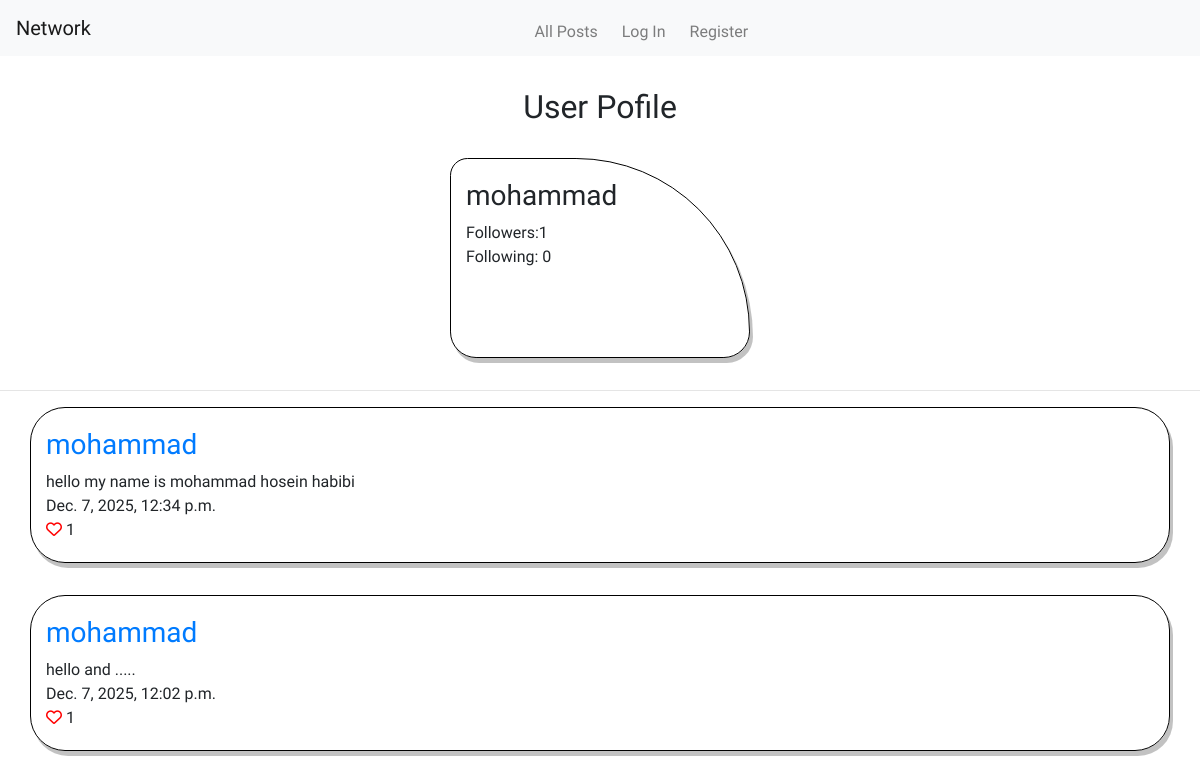
Page /user/1 on the committed database.
### network/models.py (models this page shows, shortened)
class User(AbstractUser):
    pass

class Post(models.Model):
    user = models.ForeignKey("User", on_delete=models.CASCADE, related_name="posts")
    message = models.TextField(max_length=POST_MAX_LENGTH, blank=False)
    likes = models.ManyToManyField("User", blank=True, related_name="likes")
    created_on = models.DateTimeField(auto_now_add=True)
    modified_on = models.DateField(auto_now=True)
    @property
    def like_count(self):
        return self.likes.count()

### network/views.py (the view)
# urls.py: path("user/<str:user_id>", views.get_user, name="get_user"),
def get_user(request, user_id):
    user_profile = User.objects.get(id=user_id)
    followed_user, _ = Following.objects.get_or_create(user=user_profile)
    is_following = request.user in followed_user.followers.all()
    numbers_of_followers = followed_user.followers.count()
    number_of_users_followed = user_profile.following.count()
    post_objects = Post.objects.filter(user=user_profile).order_by("-created_on")
    paginator = Paginator(post_objects, 10)
    page_number = request.GET.get("page", 1)
    posts = paginator.get_page(page_number)
    return render(
        request,
        "network/profile.html",
        {
            "user": user_profile,
            "following": is_following,
            "number_of_followers": numbers_of_followers,
            "number_of_users_followed": number_of_users_followed,
            "posts": posts,
            "num_page_range": range(posts.paginator.num_pages),
            "current_page": page_number,
            "post_max_length": POST_MAX_LENGTH,
        },
    )

### network/templates/network/profile.html (shortened to what this page needs)
{% extends "network/posts_layout.html" %}
{% load static %}
{% block details %}
    <h2 class="title">User Pofile</h2>
    <div class="container" style="width: 300px;height: 200px;border-radius: 20px 200px 30px 30px;">
        <div class="row post-row">
            <h3>{{ user.username }}</h3>
        </div>
        <div class="row post-row">
            Followers: <span id="number_of_followers">{{ number_of_followers }}</span>
        </div>
        <div class="row post-row">
            Following: {{ number_of_users_followed }}
        </div>
    </div>
    <div>
        <hr>
    </div>
{% endblock %}

### network/templates/network/posts_layout.html (shortened to what this page needs)
{% extends "network/layout.html" %}
{% block body %}
{% block details %}
{% endblock details %}
    {% if posts %}
    {% for post in posts %}
        <div class="container" data-post_container_id="{{ post.id }}">
            <div class="row post-row">
                <h3><a href="{% url 'get_user' post.user.id %}">{{ post.user.username }}</a></h3>
            </div>
            <div class="row post-row">
                <div data-message="{{ post.id }}">{{ post.message }}</div>
            </div>
            <div class="row post-row">
                <div>{{ post.created_on }}
                </div>
            </div>
            <div class="row post-row">
                <div style="display: inline;">
                    {% if request.user.is_authenticated %}
                        {% if request.user in post.likes.all %}
                            <i data-id="{{ post.id }}" class="fas fa-heart" style="color: red;"></i>
                        {% else %}
                            <i data-id="{{ post.id }}" class="far fa-heart" style="color: red;"></i>
                        {% endif %}
                    {% else %}
                        <a href="{% url 'login' %}"><i class="far fa-heart" style="color: red;"></i></a>
                    {% endif %}
                    <div class="like-count" data-id="{{ post.id }}" style="display: inline;">{{ post.like_count }}</div>
                </div>
            </div>
        </div>
    {% endfor %}
    {% endif %}
{% endblock body %}

### network/static/network/styles.css (style rules this page uses)
* { font-family: "Bitcount Prop Single", system-ui; }
body { text-align: center; margin-right: auto; margin-left: auto; }
.title { text-align: center; margin-top: 2rem; margin-bottom: 2rem; }
.post-row { padding-left: 10px; padding-right: 10px; }
.container { box-shadow: 3px 5px #0000003d; border-radius: 35px; border: 1px solid #000; padding: 20px; transition: 0.5s ease; margin-bottom: 2rem; }

### rows in the picture
User: username "mohammad"
Post: user.username "mohammad", message "hello my name is mohammad hosein habibi", created_on "Dec. 7, 2025, 12:34 p.m.", like_count "1"
Post: user.username "mohammad", message "hello and .....", created_on "Dec. 7, 2025, 12:02 p.m.", like_count "1"

### other values in the picture
{{ number_of_followers }} "1"
{{ number_of_users_followed }} "0"
